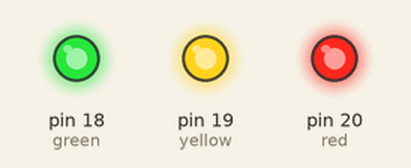
A program run on a simulated MicroPython board. On the bench: output pins drawn as LEDs (lit = HIGH). At 20.0 s the program stops and its outputs stay as they are.

Above: at 0.5 s.
At 3.5 s:
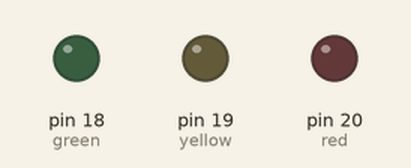
Timing chart, 0 to 4.6 s (numbered marks = the images above):
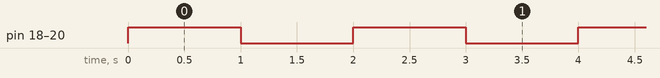

Measured:
- by itself, pin 18 (green), pin 19 (yellow), pin 20 (red): alternates HIGH for 1.0 s and LOW for 1.0 s, 20 changes in all, then stays LOW

The program:

Day_2a.py
```python
'''
Turning LEDS on/off/flashing
'''

# Imports
import time
from machine import Pin

# Set up Pin
red = Pin(20, Pin.OUT)
yellow = Pin(19, Pin.OUT)
green = Pin(18, Pin.OUT)

count = 0

# Flash on/off 10 times
while count < 10:
    red.value(1)
    yellow.value(1)
    green.value(1)
    time.sleep(1)
    red.value(0)
    yellow.value(0)
    green.value(0)
    time.sleep(1)

    count += 1
```
